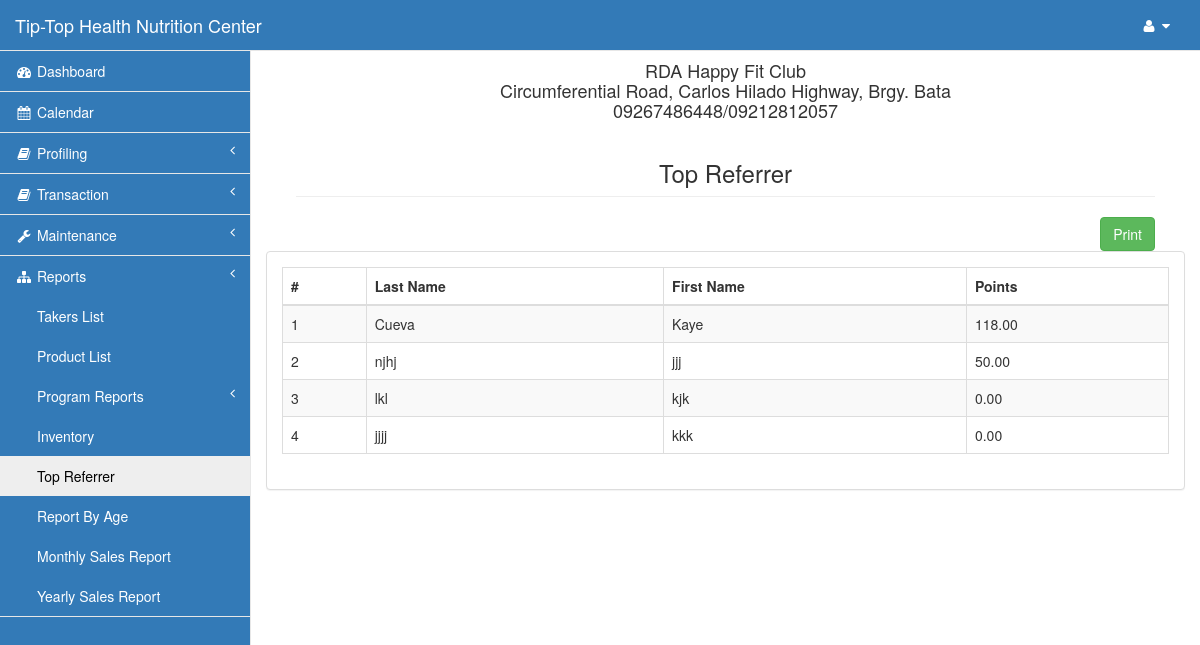
Page /admin/referrer.php (signed in) on the earlier database version.
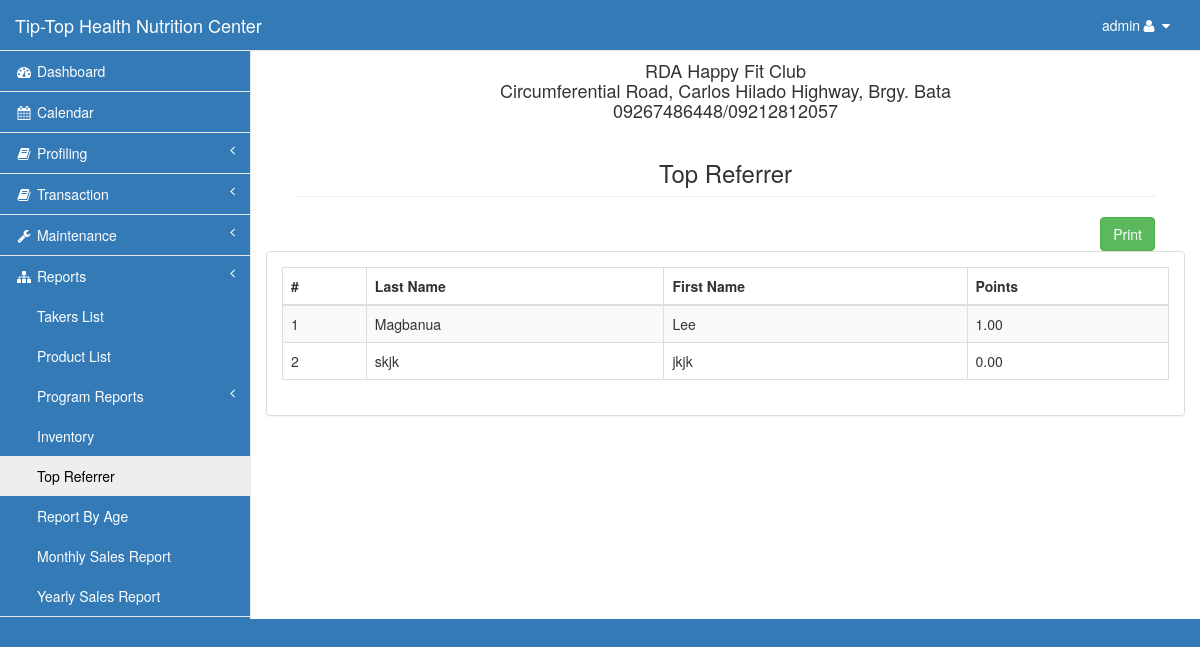
Same page on the later database version.
### tables this page shows
CREATE TABLE `taker` (
  `id` int(11) NOT NULL,
  `last` varchar(15) NOT NULL,
  `first` varchar(15) NOT NULL,
  `phone` varchar(11) NOT NULL,
  `gender` varchar(6) NOT NULL,
  `bday` date NOT NULL,
  `referrer_id` int(11) NOT NULL,
  `referrer_contact` varchar(30) NOT NULL,
  `address` varchar(100) NOT NULL,
  `email` varchar(30) NOT NULL,
  `status` varchar(8) NOT NULL,
  `points` decimal(7,2) NOT NULL,
  `discount` decimal(10,2) NOT NULL,
  `height` decimal(5,2) NOT NULL,
  `orig_weight` decimal(5,2) NOT NULL,
  `coach_id` int(11) NOT NULL
);

### admin/referrer.php (the view, shortened to what the changed rows need)
<?php include('session.php');?>
<!DOCTYPE html>
<html lang="en">
<head>
    <?php include('css.php');?>
</head>
<body>
    <div id="wrapper">
        <?php include('nav.php');?>
        <div id="page-wrapper">
            <div class="row">
            <div class="row">
                <div class="col-lg-12">
                    <div class="panel panel-default">
                        <div class="panel-body">
                            <table width="100%" class="table table-striped table-bordered table-hover">
                                <thead>
                                    <tr>
                                        <th>#</th>
                                        <th>Last Name</th>
                                        <th>First Name</th>
                                        <th>Points</th>
                                    </tr>
                                </thead>
                                <tbody>
<?php
        $query=mysqli_query($con,"select * from taker order by points desc")or die(mysqli_error($con));
            $i=1;
          while ($row=mysqli_fetch_array($query)){
?>
                                    <tr class="odd gradeX">
                                        <td class="center"><?php echo $i;?></td>
                                        <td><?php echo $row['last'];?></td>
                                        <td><?php echo $row['first'];?></td>
                                        <td><?php echo $row['points'];?></td>
                                    </tr>
<?php $i++;}?>
                                </tbody>
                            </table>
                    </div>
                </div>
            </div>
        </div>
    </div>
</body>
</html>

### admin/nav.php (shortened to what the changed rows need)
<nav class="navbar navbar-default navbar-static-top" role="navigation" style="margin-bottom: 0;background-color: #337ab7;">
            <ul class="nav navbar-top-links navbar-right">
                <li class="dropdown">
                    <a class="dropdown-toggle" data-toggle="dropdown" href="#">
                        <?php echo $_SESSION['type'];?><i class="fa fa-user fa-fw"></i> <i class="fa fa-caret-down"></i>
                    </a>
                </li>
            </ul>
        </nav>

Differences in the rows shown:
removed taker: last "Cueva", first "Kaye", points "118.00"
removed taker: last "njhj", first "jjj", points "50.00"
removed taker: last "lkl", first "kjk", points "0.00"
removed taker: last "jjjj", first "kkk", points "0.00"
added taker: last "Magbanua", first "Lee", points "1.00"
added taker: last "skjk", first "jkjk", points "0.00"
Other differences:
$_SESSION['type']: (not shown) → "admin"
